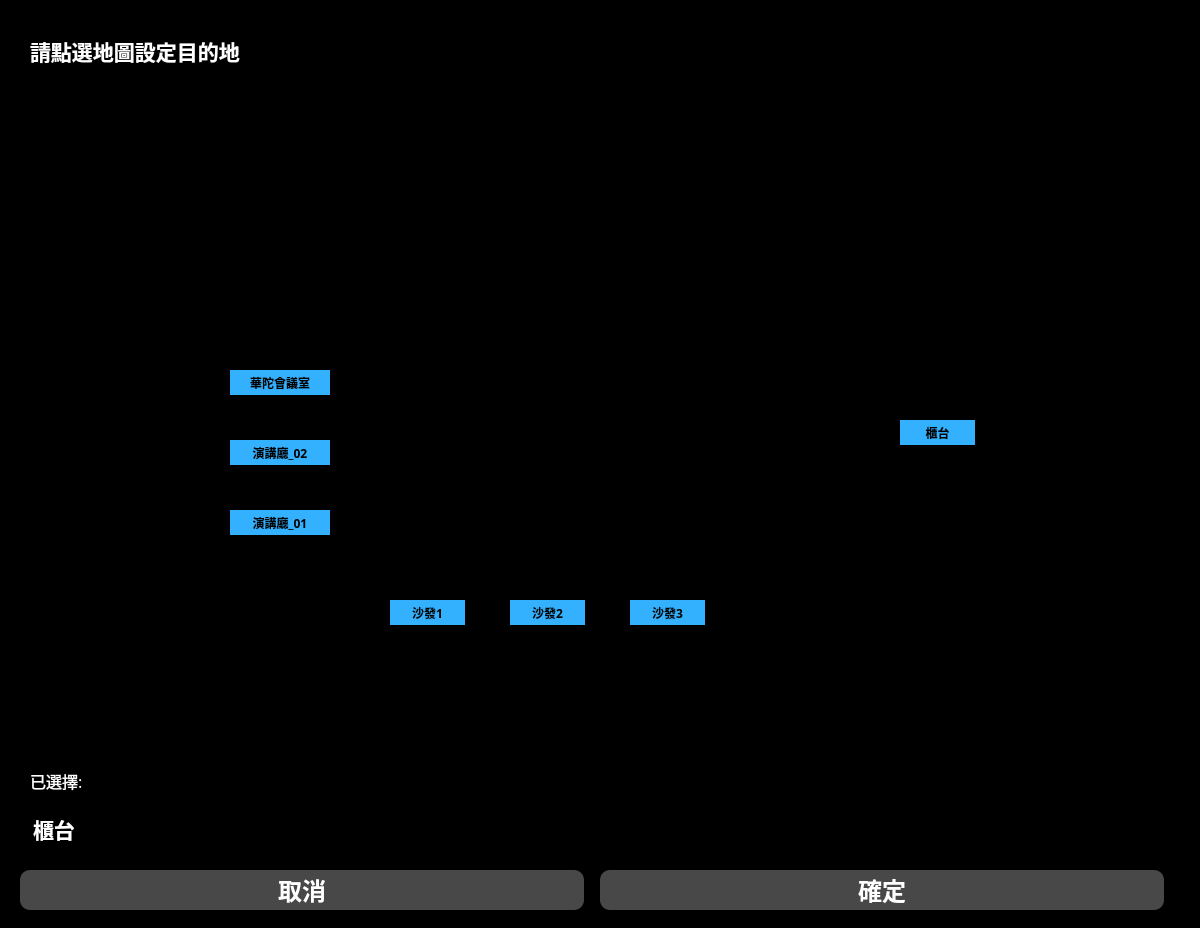
<?xml version="1.0" encoding="UTF-8"?>
<ui version="4.0">
 <class>Form_SelectedMap</class>
 <widget class="QWidget" name="Form_SelectedMap">
  <property name="geometry">
   <rect>
    <x>0</x>
    <y>0</y>
    <width>1200</width>
    <height>928</height>
   </rect>
  </property>
  <property name="sizePolicy">
   <sizepolicy hsizetype="Fixed" vsizetype="Fixed">
    <horstretch>0</horstretch>
    <verstretch>0</verstretch>
   </sizepolicy>
  </property>
  <property name="font">
   <font>
    <family>Noto Sans TC</family>
    <pointsize>24</pointsize>
    <weight>75</weight>
    <bold>true</bold>
   </font>
  </property>
  <property name="windowTitle">
   <string>地圖</string>
  </property>
  <property name="styleSheet">
   <string notr="true">background-color: rgb(0, 0, 0);</string>
  </property>
  <widget class="QLabel" name="label_sm_map_1">
   <property name="geometry">
    <rect>
     <x>20</x>
     <y>90</y>
     <width>1152</width>
     <height>672</height>
    </rect>
   </property>
   <property name="styleSheet">
    <string notr="true"/>
   </property>
   <property name="text">
    <string/>
   </property>
   <property name="pixmap">
    <pixmap resource="images.qrc">:/img/picture/MiR floor plan_V7_Demo_now_edit_V1.png</pixmap>
   </property>
   <property name="alignment">
    <set>Qt::AlignCenter</set>
   </property>
  </widget>
  <widget class="QPushButton" name="btn_sm_cancel">
   <property name="geometry">
    <rect>
     <x>20</x>
     <y>870</y>
     <width>564</width>
     <height>40</height>
    </rect>
   </property>
   <property name="font">
    <font>
     <family>Noto Sans TC</family>
     <pointsize>-1</pointsize>
     <weight>75</weight>
     <bold>true</bold>
    </font>
   </property>
   <property name="styleSheet">
    <string notr="true">QPushButton {
	background-color: rgb(72, 72, 72);
    color: white;                  /* 白字 */
    border-radius: 10px;           /* 圓角 */
    padding: 6px 12px;             /* 內距 */
    font-size: 24px;               /* 字體大小 */
}

QPushButton:hover {
    background-color: #1E70BF;     /* 滑鼠移上去變色 */
}</string>
   </property>
   <property name="text">
    <string>取消</string>
   </property>
  </widget>
  <widget class="QPushButton" name="btn_sm_enter">
   <property name="geometry">
    <rect>
     <x>600</x>
     <y>870</y>
     <width>564</width>
     <height>40</height>
    </rect>
   </property>
   <property name="font">
    <font>
     <family>Noto Sans TC</family>
     <pointsize>-1</pointsize>
     <weight>75</weight>
     <bold>true</bold>
    </font>
   </property>
   <property name="styleSheet">
    <string notr="true">QPushButton {
	background-color: rgb(72, 72, 72);
    color: white;                  /* 白字 */
    border-radius: 10px;           /* 圓角 */
    padding: 6px 12px;             /* 內距 */
    font-size: 24px;               /* 字體大小 */
}

QPushButton:hover {
    background-color: #1E70BF;     /* 滑鼠移上去變色 */
}</string>
   </property>
   <property name="text">
    <string>確定</string>
   </property>
  </widget>
  <widget class="QLabel" name="label_sm_text1">
   <property name="geometry">
    <rect>
     <x>30</x>
     <y>770</y>
     <width>141</width>
     <height>21</height>
    </rect>
   </property>
   <property name="font">
    <font>
     <family>Noto Sans TC</family>
     <pointsize>-1</pointsize>
     <weight>50</weight>
     <bold>false</bold>
    </font>
   </property>
   <property name="styleSheet">
    <string notr="true">color: white;                  /* 白字 */
font-size: 16px</string>
   </property>
   <property name="text">
    <string>已選擇:</string>
   </property>
  </widget>
  <widget class="QLabel" name="label_sm_text2">
   <property name="geometry">
    <rect>
     <x>30</x>
     <y>20</y>
     <width>501</width>
     <height>61</height>
    </rect>
   </property>
   <property name="font">
    <font>
     <family>Noto Sans TC</family>
     <pointsize>16</pointsize>
     <weight>75</weight>
     <bold>true</bold>
    </font>
   </property>
   <property name="styleSheet">
    <string notr="true">color: white;                  /* 白字 */
</string>
   </property>
   <property name="text">
    <string>請點選地圖設定目的地</string>
   </property>
  </widget>
  <widget class="QLineEdit" name="lineEdit_sm_selectedpoint">
   <property name="geometry">
    <rect>
     <x>30</x>
     <y>810</y>
     <width>521</width>
     <height>41</height>
    </rect>
   </property>
   <property name="font">
    <font>
     <family>Noto Sans TC</family>
     <pointsize>16</pointsize>
     <weight>75</weight>
     <bold>true</bold>
    </font>
   </property>
   <property name="styleSheet">
    <string notr="true">color: white;                  /* 白字 */
</string>
   </property>
   <property name="text">
    <string>櫃台</string>
   </property>
  </widget>
  <widget class="QPushButton" name="btn_sm_rp1">
   <property name="geometry">
    <rect>
     <x>230</x>
     <y>370</y>
     <width>100</width>
     <height>25</height>
    </rect>
   </property>
   <property name="styleSheet">
    <string notr="true">QPushButton {
    /* 1. 移除 3D 效果和邊框 (讓它看起來像 Label) */
   border: none;
	background-color: #33B1FF;
   color: black;                  /* 白字 */
	font-size: 12px; 
}
</string>
   </property>
   <property name="text">
    <string>華陀會議室</string>
   </property>
  </widget>
  <widget class="QPushButton" name="btn_sm_rp2">
   <property name="geometry">
    <rect>
     <x>230</x>
     <y>440</y>
     <width>100</width>
     <height>25</height>
    </rect>
   </property>
   <property name="styleSheet">
    <string notr="true">QPushButton {
    /* 1. 移除 3D 效果和邊框 (讓它看起來像 Label) */
   border: none;
	background-color: #33B1FF;
   color: black;                  /* 白字 */
	font-size: 12px; 
}
</string>
   </property>
   <property name="text">
    <string>演講廳_02</string>
   </property>
  </widget>
  <widget class="QPushButton" name="btn_sm_rp3">
   <property name="geometry">
    <rect>
     <x>230</x>
     <y>510</y>
     <width>100</width>
     <height>25</height>
    </rect>
   </property>
   <property name="styleSheet">
    <string notr="true">QPushButton {
    /* 1. 移除 3D 效果和邊框 (讓它看起來像 Label) */
   border: none;
	background-color: #33B1FF;
   color: black;                  /* 白字 */
	font-size: 12px; 
}
</string>
   </property>
   <property name="text">
    <string>演講廳_01</string>
   </property>
  </widget>
  <widget class="QPushButton" name="btn_sm_rp4">
   <property name="geometry">
    <rect>
     <x>390</x>
     <y>600</y>
     <width>75</width>
     <height>25</height>
    </rect>
   </property>
   <property name="styleSheet">
    <string notr="true">QPushButton {
    /* 1. 移除 3D 效果和邊框 (讓它看起來像 Label) */
   border: none;
	background-color: #33B1FF;
   color: black;                  /* 白字 */
	font-size: 12px; 
}
</string>
   </property>
   <property name="text">
    <string>沙發1</string>
   </property>
  </widget>
  <widget class="QPushButton" name="btn_sm_rp5">
   <property name="geometry">
    <rect>
     <x>510</x>
     <y>600</y>
     <width>75</width>
     <height>25</height>
    </rect>
   </property>
   <property name="styleSheet">
    <string notr="true">QPushButton {
    /* 1. 移除 3D 效果和邊框 (讓它看起來像 Label) */
   border: none;
	background-color: #33B1FF;
   color: black;                  /* 白字 */
	font-size: 12px; 
}
</string>
   </property>
   <property name="text">
    <string>沙發2</string>
   </property>
  </widget>
  <widget class="QPushButton" name="btn_sm_rp6">
   <property name="geometry">
    <rect>
     <x>630</x>
     <y>600</y>
     <width>75</width>
     <height>25</height>
    </rect>
   </property>
   <property name="styleSheet">
    <string notr="true">QPushButton {
    /* 1. 移除 3D 效果和邊框 (讓它看起來像 Label) */
   border: none;
	background-color: #33B1FF;
   color: black;                  /* 白字 */
	font-size: 12px; 
}
</string>
   </property>
   <property name="text">
    <string>沙發3</string>
   </property>
  </widget>
  <widget class="QPushButton" name="btn_sm_rp7">
   <property name="geometry">
    <rect>
     <x>900</x>
     <y>420</y>
     <width>75</width>
     <height>25</height>
    </rect>
   </property>
   <property name="styleSheet">
    <string notr="true">QPushButton {
    /* 1. 移除 3D 效果和邊框 (讓它看起來像 Label) */
   border: none;
	background-color: #33B1FF;
   color: black;                  /* 白字 */
	font-size: 12px; 
}
</string>
   </property>
   <property name="text">
    <string>櫃台</string>
   </property>
  </widget>
 </widget>
 <resources>
  <include location="images.qrc"/>
 </resources>
 <connections/>
</ui>
